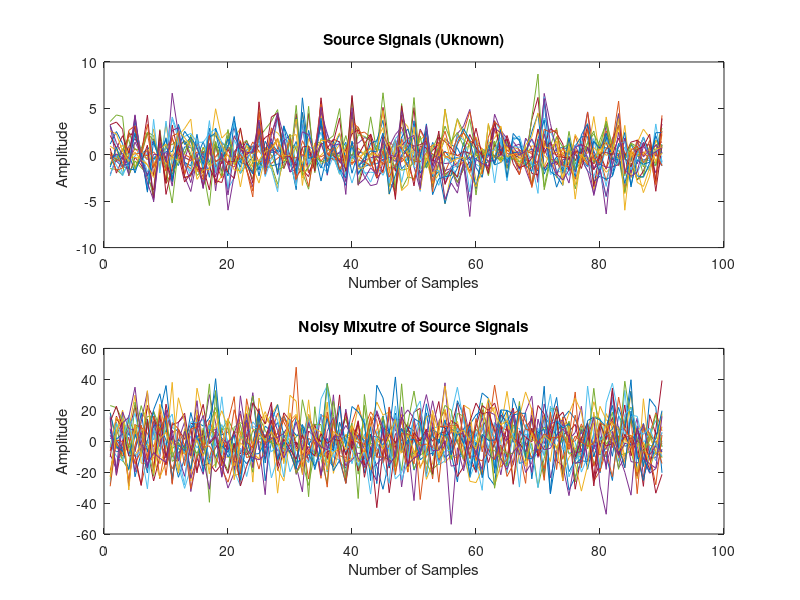

Write the MATLAB code that produced this figure. (Note: this script raises an error after producing the figure.)
%% %%%%%%%%%%%%%%%%%%%%%%%%%%%%%%%%%%%%%%%%%%%%%%%%%%%%%%%%%%%%%%%%% %%
% Noss is Mean Squared Eigenvalue Error method used for obtaining optimum
% Number of Source Signals (NoSS): https://ieeexplore.ieee.org/document/8466044
% Reference Authors:
% Soosan Beheshti (soosan@ee.ryerson.ca) and Saba Sedghizadeh
% CITE:
% "Number of Source Signal Estimation by the Mean Squared Eigenvalue Error."
% IEEE Transactions on Signal Processing 66.21 (2018): 5694-5704.
% https://ieeexplore.ieee.org/document/8466044
% Website: https://www.ee.ryerson.ca/~soosan/
% Code Developement: Saba Sedghizadeh & Younes Sadat-Nejad 
% Contact Info: soosan@ee.ryerson.ca , seyedyouns.sadatneja@ryerson.ca,
% Copy right April 2019


%% %%%%%%%%%%%%%%%%%%%%%%%%%%%%%%%%%%%%%%%%%%%%%%%%%%%%%%%%%%%%%%%%% %%
%% Demo of detecting Number of Source Signals (NoSS) from their linear mixture
clear , clc ,close all
P = 25;            % number of observations or sensors
q = 20;            % number of parameters to be detected 
A = zeros(P,q);    % The matrix created as in Dr. Beheshti's 2010 paper
LL = randn(1,q+P);
for i=1:P
    A(i,:) = LL(i:i+q-1);
end
noise_var = 200;
N= 90;             %Data Length
s = zeros(q,N); y = zeros(P,N); y_bar = zeros(P,N);
Mm = 15;
s(1:q-Mm,1:N) = randn(q-Mm,N);  % clean parameters, the remaining 10 
                                % parameters are set to zero 
                                %(the parameters are not constant during the time)
                                % Here the model order is (q-Mm) or num of sources
sigma_w = sqrt(noise_var);  % squared roots of noise variance
    
%------------------ obtaining the noisy observations----------------------
            w = sigma_w*randn(P,N);         % noise matrix   
            W = (1/N)*(w)*(w)';             % noise covariance matrix
            y_bar(:,1:N) = A*s(:,1:N);      % noiseless observations
            y = y_bar + w;                  % noisy observations
%------------------------------ PLOTS ------------------------------------
subplot(2,1,1)
plot(1:N,y_bar);
title('Source Signals (Uknown)')
ylabel('Amplitude')
xlabel('Number of Samples')
subplot(2,1,2)
plot(1:N,y);
title('Noisy Mixutre of Source Signals')
ylabel('Amplitude')
xlabel('Number of Samples')


%% Using NoSEE algorithm to detect number of sources (Expected solution is 3)
m=NoSEE(y); %  SAME AS m=NoSS(y,5,5,1000);
disp('** NoSS Result **'); 
disp(m)
disp('** True Result **'); 
disp(q)

% Get Number Of Source Signals AND SVD in MATLAB 
      %[m,U,S,V]=NoSEE(Y);
     
